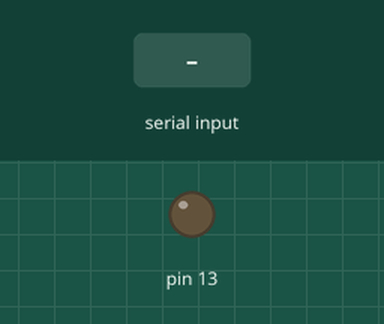
This sketch was run on a simulated Arduino Uno, built with avr-gcc and run on an emulated ATmega328P. Parts: output pins drawn as LEDs (lit = HIGH). Inputs (shaded band) come from the test bench.

Above: at 1.2 s.
1.3 s: "1" received over Serial
At 1.7 s:
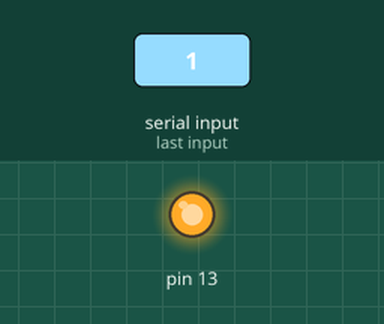
2.8 s: "0" received over Serial
At 4.0 s:
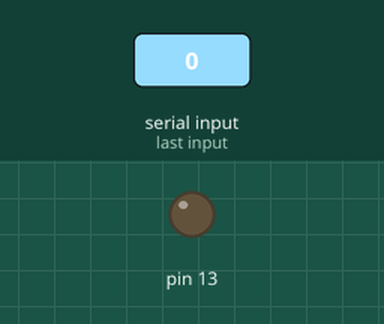
Timing chart, 0 to 5.8 s (numbered marks = the images above; inputs shaded):
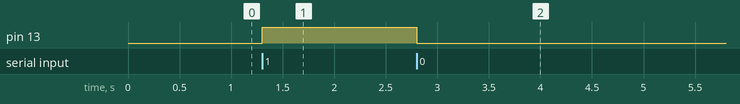

The sketch:

LedControlaSerial.ino
```cpp
void setup() {
  Serial.begin(9600);
  pinMode(13, OUTPUT);
}

void loop() {
//  digitalWrite(13, HIGH);
//  Serial.println("1");
//  delay(1000);
//
//  digitalWrite(13, LOW);
//  Serial.println("0");
//  delay(1000);
}

void serialEvent(){

  char value = (char)Serial.read();
  if(value == '1'){
    digitalWrite(13, HIGH);
  } else {
    digitalWrite(13, LOW);
  }
}
```

Measured:
- after the input at 1.3 s, pin 13: LOW → HIGH at once
- after the input at 2.8 s, pin 13: HIGH → LOW at once
